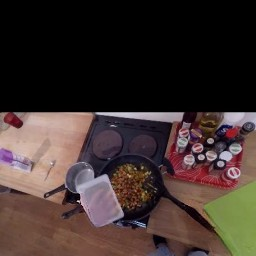
#> input picture annotation/example_0053376.png, 256 x 256 px
$ python visualize_masks.py ../../../annotation ../../../annotation ../../../annotation ../../../annotation out
#> lines starting #> are read from the running program, lines starting #| are printed output that depends on the picture; after the words box and inside, x2 and y2 are one past the last pixel; in counts of white or black regions, pixels touching at a corner belong together
import os
import cv2
import numpy as np
import argparse

def calculate_iou(mask1, mask2):
    """Calculate the Intersection over Union (IoU) between two binary masks."""
    intersection = np.logical_and(mask1, mask2).sum()
    union = np.logical_or(mask1, mask2).sum()
    if union == 0:  # Avoid division by zero
        return 0
    return intersection / union

def add_caption(image, text, position="top", font_scale=1, thickness=2):
    """Add a caption to an image."""
    font = cv2.FONT_HERSHEY_SIMPLEX
    text_size = cv2.getTextSize(text, font, font_scale, thickness)[0]
    text_x = (image.shape[1] - text_size[0]) // 2
    text_y = text_size[1] + 10 if position == "top" else image.shape[0] - 10

    captioned_image = image.copy()
    cv2.putText(captioned_image, text, (text_x, text_y), font, font_scale, (255, 255, 255), thickness, cv2.LINE_AA)
    return captioned_image

def process_masks(image_folder, mask1_folder, mask2_folder, original_folder, output_folder, iou_threshold):
    """Process masks and save visualizations based on IoU."""
#> called with image_folder = '../../../annotation', mask1_folder = '../../../annotation', mask2_folder = '../../../annotation', original_folder = '../../../annotation', output_folder = 'out', iou_threshold = 0.5
    os.makedirs(output_folder, exist_ok=True)

    # Collect file base names from all folders
    image_files = {os.path.splitext(f)[0]: f for f in os.listdir(image_folder)}
    mask1_files = {os.path.splitext(f)[0]: f for f in os.listdir(mask1_folder)}
    mask2_files = {os.path.splitext(f)[0]: f for f in os.listdir(mask2_folder)}
    original_files = {os.path.splitext(f)[0]: f for f in os.listdir(original_folder)}

    # Find shared base names
    shared_names = set(image_files.keys()) & set(mask1_files.keys()) & set(mask2_files.keys()) & set(original_files.keys())

    for base_name in shared_names:
        # Get file paths using base names
        image_path = os.path.join(image_folder, image_files[base_name])
        mask1_path = os.path.join(mask1_folder, mask1_files[base_name])
        mask2_path = os.path.join(mask2_folder, mask2_files[base_name])
        original_path = os.path.join(original_folder, original_files[base_name])

        # Read images and masks
        image = cv2.imread(image_path)
#> image is the input picture: shape (256, 256, 3); mean B, G, R 45.7, 49.1, 62.7
        mask1 = cv2.imread(mask1_path, cv2.IMREAD_GRAYSCALE)
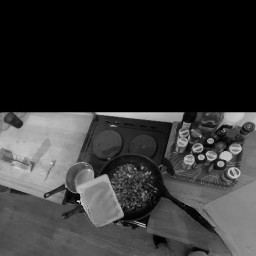
#> mask1: shape (256, 256); min 0, max 234, mean 52.8
        mask2 = cv2.imread(mask2_path, cv2.IMREAD_GRAYSCALE)
        original_image = cv2.imread(original_path)

        if image is None or mask1 is None or mask2 is None or original_image is None:
            print(f"Could not read one or more files for {base_name}, skipping...")
            continue

        # Resize masks to match image dimensions if needed
        if mask1.shape[:2] != image.shape[:2]:
            mask1 = cv2.resize(mask1, (image.shape[1], image.shape[0]), interpolation=cv2.INTER_NEAREST)
        if mask2.shape[:2] != image.shape[:2]:
            mask2 = cv2.resize(mask2, (image.shape[1], image.shape[0]), interpolation=cv2.INTER_NEAREST)

        # Resize original image to match dimensions of the image
        if original_image.shape[:2] != image.shape[:2]:
            original_image = cv2.resize(original_image, (image.shape[1], image.shape[0]), interpolation=cv2.INTER_LINEAR)

        # Calculate IoU
        iou = calculate_iou(mask1 > 0, mask2 > 0)
#> in calculate_iou, `intersection = np.logical_and(mask1, mask2).sum()`: intersection = 37426
#> in calculate_iou, `intersection = np.logical_and(mask1, mask2).sum()`:
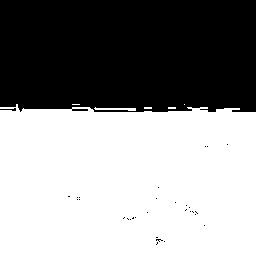
#> mask1: shape (256, 256) bool; 57.1% white; 31 black regions (29 under 20 px), largest, box (x1, y1, x2, y2) and area: (0, 0, 256, 112) 28038, (0, 108, 16, 111) 22
#> iou = 1
        print(f"IoU for {base_name}: {iou:.2f}")
#| IoU for example_0053376: 1.00

        if iou > iou_threshold:
            continue

        # Create overlay images
        colored_mask1 = np.zeros_like(image)
        colored_mask1[:, :, 1] = mask1  # Green overlay for mask1
        overlay1 = cv2.addWeighted(image, 0.7, colored_mask1, 0.3, 0)

        colored_mask2 = np.zeros_like(image)
        colored_mask2[:, :, 2] = mask2  # Red overlay for mask2
        overlay2 = cv2.addWeighted(image, 0.7, colored_mask2, 0.3, 0)

        # Add captions
        original_image = add_caption(original_image, "Original", position="top")
        overlay1 = add_caption(overlay1, "MI-GAN", position="top")
        overlay2 = add_caption(overlay2, "SAM2", position="top")

        # Concatenate images horizontally
        concatenated = np.hstack((original_image, overlay1, overlay2))

        # Save the result
        output_path = os.path.join(output_folder, base_name + ".png")
        cv2.imwrite(output_path, concatenated)
        print(f"Saved visualization for {base_name} to {output_path}")

if __name__ == "__main__":
    # Argument parser for input and output directories
    parser = argparse.ArgumentParser(description="Overlay masks on images and calculate IoU.")
    parser.add_argument("image_folder", help="Path to the folder containing the images.")
    parser.add_argument("mask1_folder", help="Path to the folder containing the first set of masks.")
    parser.add_argument("mask2_folder", help="Path to the folder containing the second set of masks.")
    parser.add_argument("original_folder", help="Path to the folder containing the original images.")
    parser.add_argument("output_folder", help="Path to the folder where results will be saved.")
    parser.add_argument("--iou_threshold", type=float, default=0.5, help="IoU threshold for processing (default: 0.5).")

    args = parser.parse_args()

    # Call the function
    process_masks(args.image_folder, args.mask1_folder, args.mask2_folder, args.original_folder, args.output_folder, args.iou_threshold)
